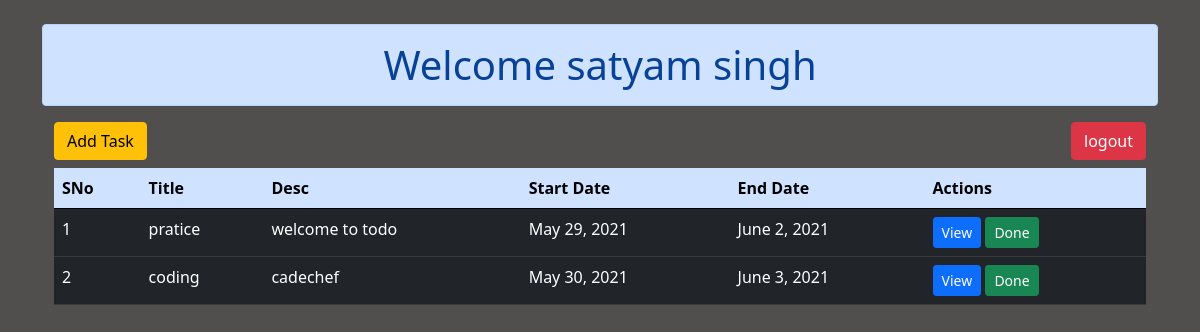
/profile/ (signed in), run on an earlier commit of the app's database.
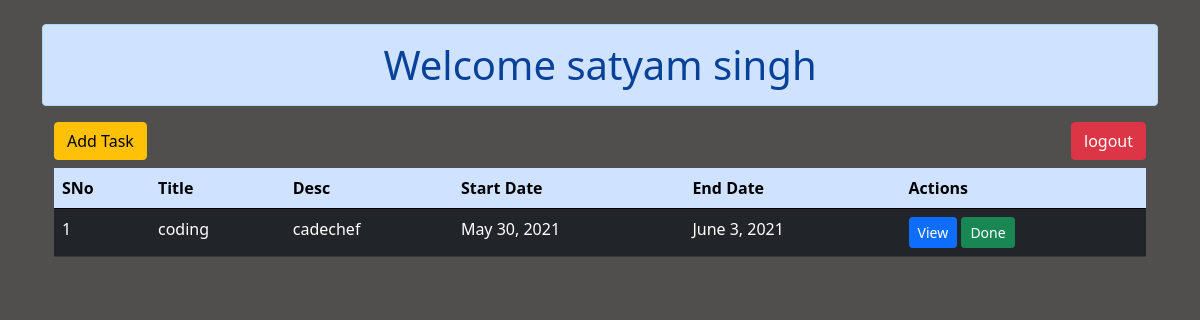
And on a later commit of the database.
### homepage/models.py (models this page shows)
class todomodel(models.Model):
    user = models.ForeignKey(settings.AUTH_USER_MODEL,default=1,on_delete=models.CASCADE)
    title = models.CharField(max_length=50)
    desc = models.CharField(max_length = 500)
    startdate = models.DateField()
    enddate = models.DateField()

### homepage/views.py (the view)
# urls.py: path('profile/',views.profile,name = 'profile'),
def profile(request):
    if request.user.is_authenticated:
        form = todomodel.objects.filter(user = request.user)
        return render(request,'profile.html',{'form':form})
    else:
        messages.error(request,'Login to visit profile')
        return HttpResponseRedirect('/login/')

### homepage/templates/profile.html (shortened to what this page needs)
{% extends 'base.html' %}
{% block content %}
<h1 class="text-center alert alert-primary">Welcome {{request.user.get_full_name}}</h1>
<div class="container">
    <div class="row">
        <div class="col-sm-12">
            <form action="{% url 'task' %}" method="post">
                <input class="btn btn-warning" type="submit" value="Add Task">
            </form>
            <form action="{% url 'logout' %}" method="post">
                <input class="btn btn-danger float-end" type="submit" value="logout">
            </form>
            {% if form %}
                <table class="table mt-2 ">
                    <thead>
                        <tr>
                            <th class ="table-primary" scope="col">SNo</th>
                            <th class ="table-primary" scope="col">Title</th>
                            <th class ="table-primary" scope="col">Desc</th>
                            <th class ="table-primary" scope="col">Start Date</th>
                            <th class ="table-primary" scope="col">End Date</th>
                            <th class ="table-primary" scope="col">Actions</th>
                        </tr>
                    </thead>
                    <tbody>
                    {% for fm in form %}
                        <tr class="table-dark">
                            <td>{{forloop.counter}}</td>
                            <td>{{fm.title}}</td>
                            <td>{{fm.desc|truncatechars:45}}</td>
                            <td>{{fm.startdate}}</td>
                            <td>{{fm.enddate}}</td>
                            <td>
                                <form action="{% url 'viewdata' fm.id %}" method="post">
                                    <input class="btn btn-primary btn-sm " type="submit" value="View">
                                </form>
                                <form action="{% url 'done' fm.id %}" method="post">
                                    <input class="btn btn-success btn-sm" type="submit" value="Done">
                                </form>
                            </td>
                        </tr>
                    {% endfor %}
                    </tbody>
                </table>
            {% else %}
                <h2 class="alert alert-danger d-block mt-5">No Task Added </h2>
            {% endif %}
        </div>
    </div>
</div>
{% endblock content %}

What changed in the data, as far as the page shows it:
removed todomodel: title "pratice", desc "welcome to todo", startdate "May 29, 2021", enddate "June 2, 2021"
